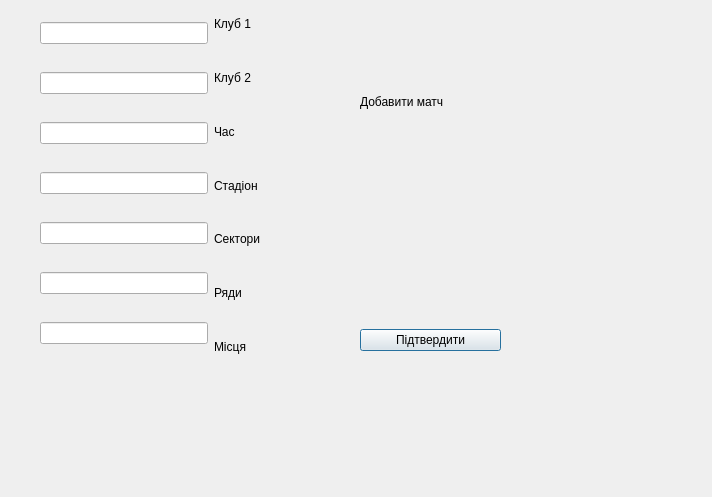
<?xml version="1.0" encoding="UTF-8"?>
<ui version="4.0">
 <class>NewGame</class>
 <widget class="QDialog" name="NewGame">
  <property name="geometry">
   <rect>
    <x>0</x>
    <y>0</y>
    <width>712</width>
    <height>497</height>
   </rect>
  </property>
  <property name="windowTitle">
   <string>Dialog</string>
  </property>
  <widget class="QWidget" name="">
   <property name="geometry">
    <rect>
     <x>360</x>
     <y>-120</y>
     <width>141</width>
     <height>471</height>
    </rect>
   </property>
   <layout class="QVBoxLayout" name="verticalLayout_2">
    <item>
     <widget class="QLabel" name="addGameLabel">
      <property name="text">
       <string>Добавити матч</string>
      </property>
     </widget>
    </item>
    <item>
     <widget class="QPushButton" name="ConfirmNewGameBtn">
      <property name="text">
       <string>Підтвердити</string>
      </property>
     </widget>
    </item>
   </layout>
  </widget>
  <widget class="QWidget" name="">
   <property name="geometry">
    <rect>
     <x>40</x>
     <y>0</y>
     <width>221</width>
     <height>371</height>
    </rect>
   </property>
   <layout class="QHBoxLayout" name="horizontalLayout">
    <item>
     <layout class="QVBoxLayout" name="verticalLayout">
      <item>
       <widget class="QLineEdit" name="team1LE"/>
      </item>
      <item>
       <widget class="QLineEdit" name="tea2LE"/>
      </item>
      <item>
       <widget class="QLineEdit" name="timeLE"/>
      </item>
      <item>
       <widget class="QLineEdit" name="stadiumLE"/>
      </item>
      <item>
       <widget class="QLineEdit" name="sectorLE"/>
      </item>
      <item>
       <widget class="QLineEdit" name="rowLE"/>
      </item>
      <item>
       <widget class="QLineEdit" name="placeLE"/>
      </item>
     </layout>
    </item>
    <item>
     <layout class="QVBoxLayout" name="verticalLayout_3">
      <item>
       <widget class="QLabel" name="team1Label">
        <property name="text">
         <string>Клуб 1</string>
        </property>
       </widget>
      </item>
      <item>
       <widget class="QLabel" name="team2Label">
        <property name="text">
         <string>Клуб 2</string>
        </property>
       </widget>
      </item>
      <item>
       <widget class="QLabel" name="timeLabel">
        <property name="text">
         <string>Час</string>
        </property>
       </widget>
      </item>
      <item>
       <widget class="QLabel" name="stadiumLabel">
        <property name="text">
         <string>Стадіон</string>
        </property>
       </widget>
      </item>
      <item>
       <widget class="QLabel" name="sectorLabel">
        <property name="text">
         <string>Сектори</string>
        </property>
       </widget>
      </item>
      <item>
       <widget class="QLabel" name="rowLabel">
        <property name="text">
         <string>Ряди</string>
        </property>
       </widget>
      </item>
      <item>
       <widget class="QLabel" name="placeLabel">
        <property name="text">
         <string>Місця</string>
        </property>
       </widget>
      </item>
     </layout>
    </item>
   </layout>
  </widget>
 </widget>
 <resources/>
 <connections/>
</ui>
